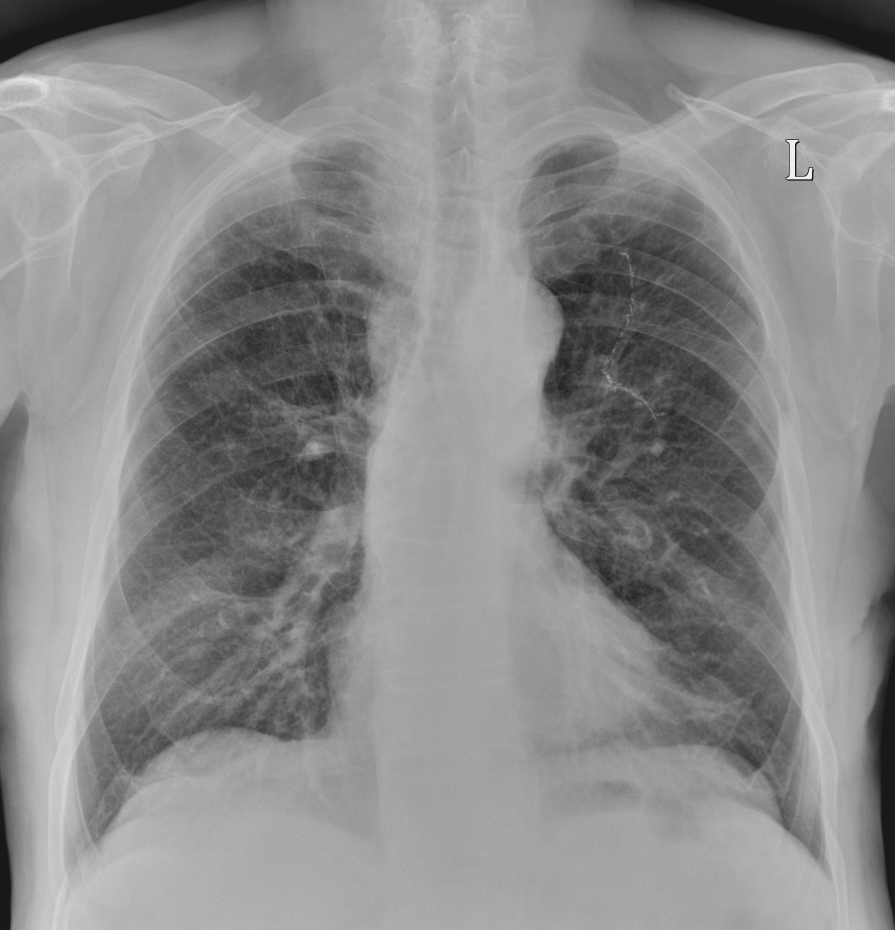
#> input picture data/brutes/006.JPG, 2684 x 2790 px (shown at 1/3 size)
$ python train_xray_validator.py
#> lines starting #> are read from the running program, lines starting #| are printed output that depends on the picture
#> in load_examples, image is the input picture: PIL image 2684x2790 RGB; mean R, G, B 138.9, 138.9, 138.9
### src/image_validator.py
"""
Validation Heuristiques
    -Format supporté
    -Taille minimale
    -Image en niveaux de gris (critère principal pour une radio)
    -Ratio largeur/hauteur cohérent avec une radio thoracique
    -Pas trop lumineuse ni trop sombre (contraste minimal)

Sinon Classifier ML léger
    -Logistic regression sur features pixel (même logique que pixel_baseline)
    -Entraîné sur des exemples radio vs non-radio
    -Si le modèle n'est pas encore entraîné, on reste sur le résultat heuristique
"""

from __future__ import annotations

from pathlib import Path
from typing import Any

import numpy as np
from PIL import Image, ImageStat, ImageFilter


ALLOWED_SUFFIXES = {".png", ".jpg", ".jpeg", ".bmp"}

#Taille minimale acceptable
MIN_WIDTH  = 128
MIN_HEIGHT = 128

#Une radio thoracique a un ratio proche de 1 (légèrement plus large que haute)
#On accepte entre 0.6 et 2.0 pour être tolérant
RATIO_MIN = 0.6
RATIO_MAX = 2.0

#Seuil de niveaux de gris : la saturation moyenne doit être très faible
#On travaille en RGB et on calcule l'écart max entre canaux R, G, B par pixel
#Si l'image est vraiment en gris, cet écart est proche de 0
GRAYSCALE_THRESHOLD = 10.0                                                  # écart max moyen entre canaux (sur 255)

#une radio n'est pas toute noire ni toute blanche
CONTRAST_MIN = 20.0                                                         #stddev minimale sur les niveaux de gris (sur 255)
BRIGHTNESS_MIN = 10.0                                                       #moyenne minimale (pas trop sombre)
BRIGHTNESS_MAX = 245.0                                                      #moyenne maximale (pas surexposée)

# Chemin du modèle ML de validation (entraîné séparément)
VALIDATOR_MODEL_PATH = Path(__file__).resolve().parents[1] / "models" / "xray_validator.joblib"

REFERENCE_THORAX_PATH = Path(__file__).resolve().parents[1] / "data" / "reference_thorax" / "image.png"


#Heuristiques

# [104 lines left out: functions _check_format, _check_size, _check_ratio, _check_grayscale, _check_contrast, _heuristic_score, not called in this run]


#Classifier ML

def _ml_validator_exists() -> bool:
    return VALIDATOR_MODEL_PATH.exists()


def _extract_validator_features(image: Image.Image) -> np.ndarray:
    gray = image.convert("L").resize((128, 128))
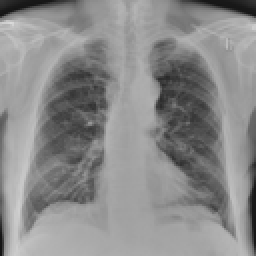
#> gray: PIL image 128x128 L (shown 2 times larger); min 19, max 218, mean 138.9
    arr  = np.array(gray, dtype=np.float32) / 255.0
    stat = ImageStat.Stat(gray)

    edges = np.array(gray.filter(ImageFilter.FIND_EDGES), dtype=np.float32) / 255.0
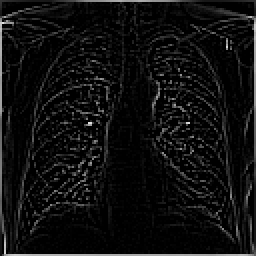
#> edges: shape (128, 128) float32 (shown 2 times larger); min 0, max 0.882, mean 0.0601
    hist, _ = np.histogram(arr, bins=32, range=(0.0, 1.0), density=True)
#> hist = 32 values, max 6.58 at index 20, min 0 at index 0, mean 1

    # Stats de base
    features = [
        float(arr.mean()),
        float(arr.std()),
        float(np.percentile(arr, 5)),
        float(np.percentile(arr, 25)),
        float(np.percentile(arr, 50)),
        float(np.percentile(arr, 75)),
        float(np.percentile(arr, 95)),
        float(edges.mean()),
        float(edges.std()),
        float(stat.extrema[0][0] / 255.0),
        float(stat.extrema[0][1] / 255.0),
    ]
#> features = [0.545, 0.145, 0.271, 0.447, 0.604, 0.647, 0.706, 0.0601, 0.118, 0.0745, 0.855]

    # Pour les images RGB, mesure de la saturation (couleur vs gris)
    rgb = np.array(image.convert("RGB"), dtype=np.float32)
    r, g, b = rgb[:, :, 0], rgb[:, :, 1], rgb[:, :, 2]
    channel_diff = float(np.mean(np.max(np.stack([
        np.abs(r - g), np.abs(r - b), np.abs(g - b)
    ], axis=0), axis=0)) / 255.0)
#> channel_diff = 4.12e-05
    features.append(channel_diff)

    return np.asarray([*features, *hist.tolist()], dtype=np.float32)


_cached_validator_model = None

# [15 lines left out: function _ml_predict, not called in this run]


_reference_hist: np.ndarray | None = None


# [152 lines left out: functions _get_reference_hist, _check_thorax_similarity, validate_image, _reject, not called in this run]

### scripts/train_xray_validator.py
from __future__ import annotations

import argparse
import random
import sys
from pathlib import Path
from typing import Any
import numpy as np

ROOT = Path(__file__).resolve().parents[1]
sys.path.append(str(ROOT))

#Constantes
XRAY_DIR      = ROOT / "data" / "validator_training" / "xray"
NOT_XRAY_DIR  = ROOT / "data" / "validator_training" / "not_xray"
MODEL_PATH    = ROOT / "models" / "xray_validator.joblib"
ALLOWED_SUFFIXES = {".jpg", ".jpeg", ".png", ".bmp"}


#Import des features depuis image_validator
from src.image_validator import _extract_validator_features
from PIL import Image


def load_examples(directory: Path, label: str, max_n: int | None = None) -> tuple[list, list]:
    """Charge les images d'un dossier et extrait leurs features."""
    images = [p for p in directory.iterdir() if p.suffix.lower() in ALLOWED_SUFFIXES]
    if max_n:
        images = images[:max_n]

    X, y = [], []
    for i, img_path in enumerate(images, 1):
        try:
            image = Image.open(img_path)
            features = _extract_validator_features(image)
#> features = 44 values, max 6.58 at index 32, min 0 at index 12, mean 0.829
            X.append(features)
            y.append(label)
            if i % 50 == 0:
                print(f"  {label}: {i}/{len(images)} images chargées")
        except Exception as e:
            print(f"  Ignoré {img_path.name} : {e}")

    return X, y


# [55 lines left out: functions generate_synthetic_negatives, train, evaluate, not called in this run]


def main() -> None:
    parser = argparse.ArgumentParser()
    parser.add_argument("--auto-negative", action="store_true",
                        help="Générer des images synthétiques si pas de données not_xray")
    parser.add_argument("--max-positives", type=int, default=None,
                        help="Nombre max d'images radio à utiliser")
    parser.add_argument("--evaluate", action="store_true",
                        help="Évaluer le modèle après entraînement")
    parser.add_argument("--n-synthetic", type=int, default=200,
                        help="Nombre d'images synthétiques à générer (--auto-negative)")
    args = parser.parse_args()


    #Exemples positifs (radios)
    if not XRAY_DIR.exists() or not any(XRAY_DIR.iterdir()):
        # Utiliser les images du dataset principal comme exemples positifs
        fallback_dirs = [
            ROOT / "data" / "brutes",
            ROOT / "data" / "abnormal_lung_images",
            ROOT / "data" / "lung_images",
        ]
        xray_source = next((d for d in fallback_dirs if d.exists()), None)
        if xray_source is None:
            print("Aucun dossier d'images radio trouvé. Créez data/validator_training/xray/")
            sys.exit(1)
        print(f"Utilisation de {xray_source} comme source d'exemples positifs")
    else:
        xray_source = XRAY_DIR

    print(f"Chargement des exemples positifs depuis {xray_source}...")
    X_pos, y_pos = load_examples(xray_source, "xray", max_n=args.max_positives)
#> X_pos = 1 item; y_pos = ['xray']
    print(f"  → {len(X_pos)} exemples positifs chargés")
#|   → 1 exemples positifs chargés

    if not X_pos:
        print("Aucun exemple positif trouvé. Vérifiez le dossier.")
        sys.exit(1)

    #Exemples négatifs
    if NOT_XRAY_DIR.exists() and any(NOT_XRAY_DIR.iterdir()):
        print(f"Chargement des exemples négatifs depuis {NOT_XRAY_DIR}...")
        X_neg, y_neg = load_examples(NOT_XRAY_DIR, "not_xray")
        print(f"  → {len(X_neg)} exemples négatifs chargés")
    elif args.auto_negative:
        print("Génération d'exemples négatifs synthétiques...")
        X_neg, y_neg = generate_synthetic_negatives(n=args.n_synthetic)
    else:
        print(
            "Pas d'exemples négatifs. Utilisez --auto-negative ou créez data/validator_training/not_xray/"
        )
#> (the run stopped early here; a loop or call above may not have finished)
